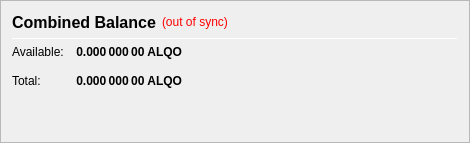
                   <widget class="QFrame" name="frame_CombinedBalances">
                    <property name="minimumSize">
                     <size>
                      <width>470</width>
                      <height>0</height>
                     </size>
                    </property>
                    <property name="frameShape">
                     <enum>QFrame::StyledPanel</enum>
                    </property>
                    <property name="frameShadow">
                     <enum>QFrame::Raised</enum>
                    </property>
                    <layout class="QVBoxLayout" name="verticalLayout_5">
                     <item>
                      <layout class="QHBoxLayout" name="horizontalLayout_5" stretch="0,0,0">
                       <item>
                        <widget class="QLabel" name="label_5z">
                         <property name="minimumSize">
                          <size>
                           <width>0</width>
                           <height>20</height>
                          </size>
                         </property>
                         <property name="font">
                          <font>
                           <pointsize>12</pointsize>
                           <weight>75</weight>
                           <bold>true</bold>
                          </font>
                         </property>
                         <property name="toolTip">
                          <string>Combined Balance (including unconfirmed and immature coins)</string>
                         </property>
                         <property name="text">
                          <string>Combined Balance</string>
                         </property>
                        </widget>
                       </item>
                       <item>
                        <widget class="QLabel" name="labelWalletStatus">
                         <property name="cursor">
                          <cursorShape>WhatsThisCursor</cursorShape>
                         </property>
                         <property name="toolTip">
                          <string>The displayed information may be out of date. Your wallet automatically synchronizes with the ALQO network after a connection is established, but this process has not completed yet.</string>
                         </property>
                         <property name="styleSheet">
                          <string notr="true">QLabel { color: red; }</string>
                         </property>
                         <property name="text">
                          <string notr="true">(out of sync)</string>
                         </property>
                         <property name="alignment">
                          <set>Qt::AlignLeading|Qt::AlignLeft|Qt::AlignVCenter</set>
                         </property>
                        </widget>
                       </item>
                       <item>
                        <spacer name="horizontalSpacer_1">
                         <property name="orientation">
                          <enum>Qt::Horizontal</enum>
                         </property>
                         <property name="sizeHint" stdset="0">
                          <size>
                           <width>40</width>
                           <height>20</height>
                          </size>
                         </property>
                        </spacer>
                       </item>
                      </layout>
                     </item>
                     <item>
                      <widget class="Line" name="line_CombinedBalance">
                       <property name="minimumSize">
                        <size>
                         <width>0</width>
                         <height>1</height>
                        </size>
                       </property>
                       <property name="maximumSize">
                        <size>
                         <width>16777215</width>
                         <height>1</height>
                        </size>
                       </property>
                       <property name="orientation">
                        <enum>Qt::Horizontal</enum>
                       </property>
                      </widget>
                     </item>
                     <item>
                      <layout class="QGridLayout" name="gridLayout_3">
                       <property name="spacing">
                        <number>12</number>
                       </property>
                       <item row="1" column="0">
                        <widget class="QLabel" name="labelBalanceTextz">
                         <property name="text">
                          <string>Available:</string>
                         </property>
                        </widget>
                       </item>
                       <item row="1" column="1">
                        <widget class="QLabel" name="labelBalancez">
                         <property name="font">
                          <font>
                           <weight>75</weight>
                           <bold>true</bold>
                          </font>
                         </property>
                         <property name="cursor">
                          <cursorShape>IBeamCursor</cursorShape>
                         </property>
                         <property name="toolTip">
                          <string>Your current spendable balance</string>
                         </property>
                         <property name="text">
                          <string notr="true">0.000 000 00 ALQO</string>
                         </property>
                         <property name="alignment">
                          <set>Qt::AlignRight|Qt::AlignTrailing|Qt::AlignVCenter</set>
                         </property>
                         <property name="textInteractionFlags">
                          <set>Qt::LinksAccessibleByMouse|Qt::TextSelectableByKeyboard|Qt::TextSelectableByMouse</set>
                         </property>
                        </widget>
                       </item>
                       <item row="2" column="0">
                        <widget class="QLabel" name="labelTotalTextz">
                         <property name="text">
                          <string>Total:</string>
                         </property>
                        </widget>
                       </item>
                       <item row="2" column="1">
                        <widget class="QLabel" name="labelTotalz">
                         <property name="font">
                          <font>
                           <weight>75</weight>
                           <bold>true</bold>
                          </font>
                         </property>
                         <property name="cursor">
                          <cursorShape>IBeamCursor</cursorShape>
                         </property>
                         <property name="toolTip">
                          <string>Total Balance, including all unavailable coins.</string>
                         </property>
                         <property name="text">
                          <string notr="true">0.000 000 00 ALQO</string>
                         </property>
                         <property name="alignment">
                          <set>Qt::AlignRight|Qt::AlignTrailing|Qt::AlignVCenter</set>
                         </property>
                         <property name="textInteractionFlags">
                          <set>Qt::LinksAccessibleByMouse|Qt::TextSelectableByKeyboard|Qt::TextSelectableByMouse</set>
                         </property>
                        </widget>
                       </item>
                       <item row="2" column="3">
                        <spacer name="horizontalSpacer_2">
                         <property name="orientation">
                          <enum>Qt::Horizontal</enum>
                         </property>
                         <property name="sizeHint" stdset="0">
                          <size>
                           <width>40</width>
                           <height>20</height>
                          </size>
                         </property>
                        </spacer>
                       </item>
                      </layout>
                     </item>
                     <item>
                      <spacer name="verticalSpacer_1">
                       <property name="orientation">
                        <enum>Qt::Vertical</enum>
                       </property>
                       <property name="sizeHint" stdset="0">
                        <size>
                         <width>20</width>
                         <height>40</height>
                        </size>
                       </property>
                      </spacer>
                     </item>
                    </layout>
                   </widget>
